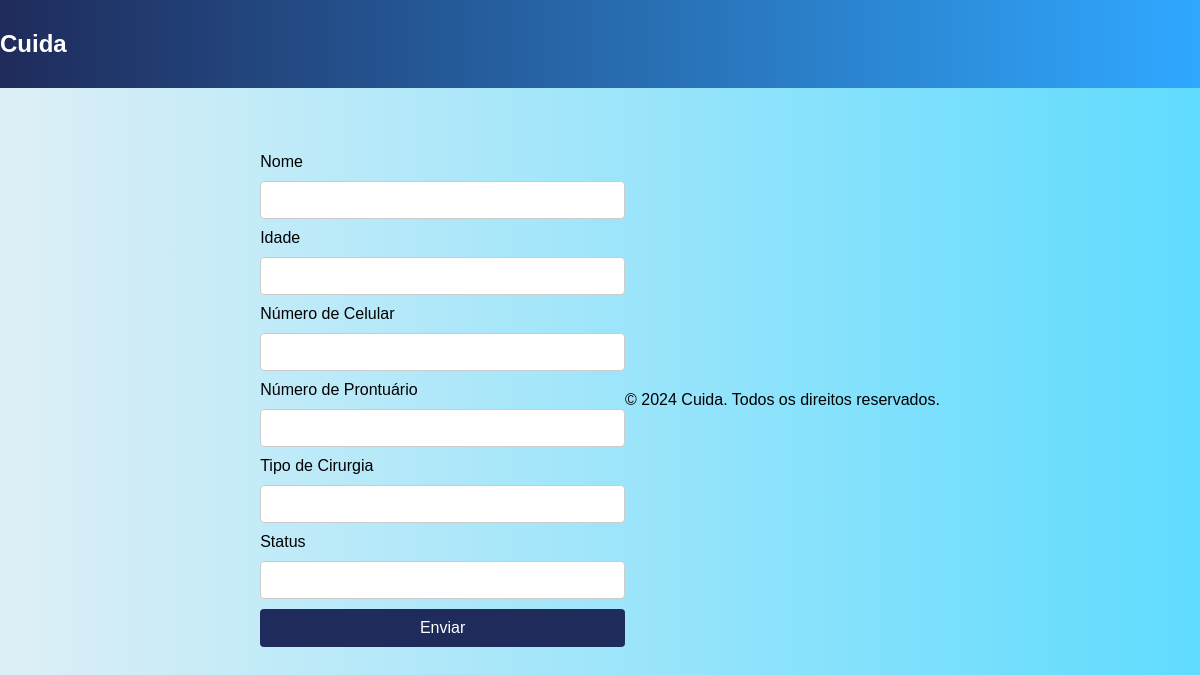
/update/1/, run on an earlier commit of the app's database.
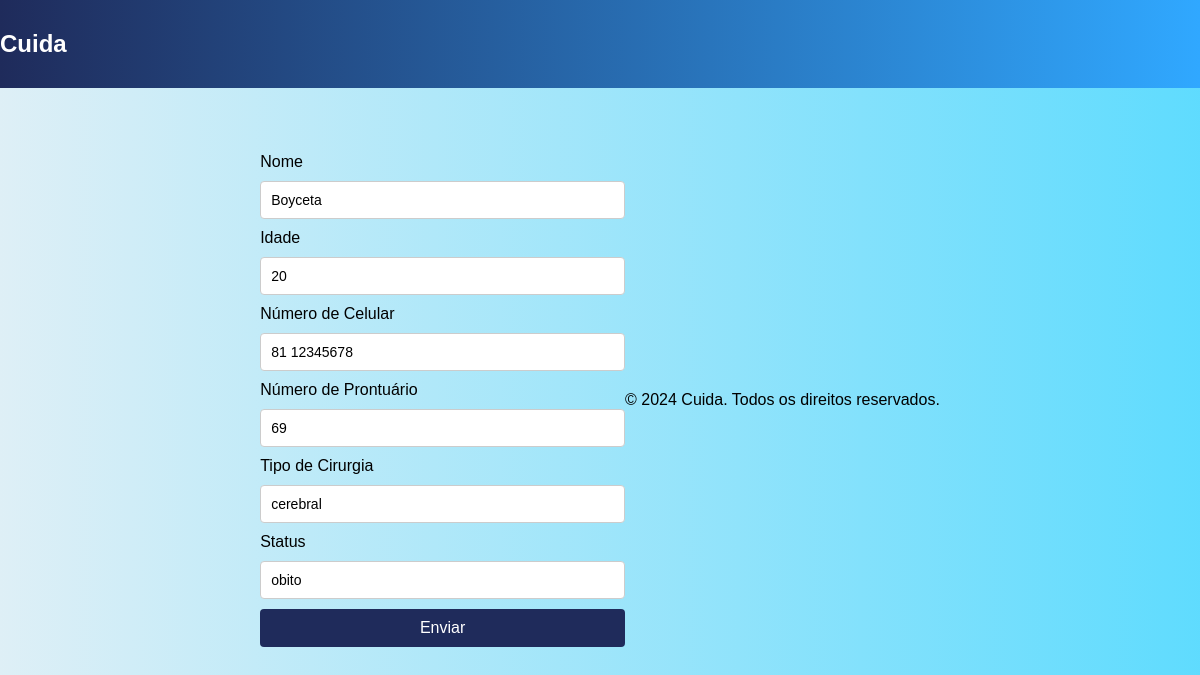
And on a later commit of the database.
### app_cuida/models.py (models this page shows, shortened)
class Paciente(models.Model):
    id_paciente = models.AutoField(primary_key=True)
    nome = models.CharField(max_length=25, null=True, blank=True)
    idade = models.IntegerField(null=True, blank=True)
    numero_celular = models.CharField(max_length=15, null=True, blank=True)
    numero_prontuario = models.CharField(max_length=15, null=True, blank=True)
    tipo_cirurgia = models.CharField(max_length=15, null=True, blank=True)
    status = models.CharField(max_length=15, null=True, blank=True)

### app_cuida/views.py (the view, shortened to what this page needs)
# urls.py: path('update/<int:id_paciente>/', views.update, name='update_paciente'),
def update(request, id_paciente):
    if request.method == 'GET':
        paciente = Paciente.objects.filter(id_paciente=id_paciente).first()
        form = PacienteForm(instance=paciente)
        context = {
            'form': form,
        }
        return render(request, 'cadastro/form.html', context)

### app_cuida/forms.py
class PacienteForm(forms.ModelForm):
    class Meta:
        model = Paciente
        fields = '__all__'

### app_cuida/templates/cadastro/form.html (shortened to what this page needs)
{% extends 'base/base.html' %}
{% load static %}
{% block content %}
<link rel="stylesheet" href="{% static 'css/base.css' %}?v=1.0">
<form action="." method="post">
  <div class="form-group">
    <label for="nome">Nome</label>
    {{ form.nome }}
  </div>
  <div class="form-group">
    <label for="idade">Idade</label>
    {{ form.idade }}
  </div>
  <div class="form-group">
    <label for="numero_celular">Número de Celular</label>
    {{ form.numero_celular }}
  </div>
  <div class="form-group">
    <label for="numero_prontuario">Número de Prontuário</label>
    {{ form.numero_prontuario }}
  </div>
  <div class="form-group">
    <label for="tipo_cirurgia">Tipo de Cirurgia</label>
    {{ form.tipo_cirurgia }}
  </div>
  <div class="form-group">
    <label for="status">Status</label>
    {{ form.status }}
  </div>
  <button type="submit" class="btn btn-primary">Enviar</button>
</form>
{% endblock %}

What changed in the data, as far as the page shows it:
added Paciente: nome "Boyceta", idade "20", numero_celular "81 12345678", numero_prontuario "69", tipo_cirurgia "cerebral", status "obito"
